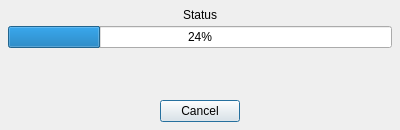
<?xml version="1.0" encoding="UTF-8"?>
<ui version="4.0">
 <class>Dialog</class>
 <widget class="QDialog" name="Dialog">
  <property name="geometry">
   <rect>
    <x>0</x>
    <y>0</y>
    <width>400</width>
    <height>130</height>
   </rect>
  </property>
  <property name="sizePolicy">
   <sizepolicy hsizetype="Preferred" vsizetype="Preferred">
    <horstretch>0</horstretch>
    <verstretch>0</verstretch>
   </sizepolicy>
  </property>
  <property name="minimumSize">
   <size>
    <width>400</width>
    <height>130</height>
   </size>
  </property>
  <property name="maximumSize">
   <size>
    <width>400</width>
    <height>130</height>
   </size>
  </property>
  <property name="windowTitle">
   <string>Dialog</string>
  </property>
  <property name="modal">
   <bool>true</bool>
  </property>
  <layout class="QVBoxLayout" name="verticalLayout">
   <property name="spacing">
    <number>4</number>
   </property>
   <property name="leftMargin">
    <number>8</number>
   </property>
   <property name="topMargin">
    <number>8</number>
   </property>
   <property name="rightMargin">
    <number>8</number>
   </property>
   <property name="bottomMargin">
    <number>8</number>
   </property>
   <item>
    <widget class="QLabel" name="labelStatus">
     <property name="sizePolicy">
      <sizepolicy hsizetype="Preferred" vsizetype="Maximum">
       <horstretch>0</horstretch>
       <verstretch>0</verstretch>
      </sizepolicy>
     </property>
     <property name="text">
      <string>Status</string>
     </property>
     <property name="alignment">
      <set>Qt::AlignCenter</set>
     </property>
     <property name="wordWrap">
      <bool>true</bool>
     </property>
    </widget>
   </item>
   <item>
    <widget class="QProgressBar" name="progressBar">
     <property name="value">
      <number>24</number>
     </property>
     <property name="invertedAppearance">
      <bool>false</bool>
     </property>
     <property name="textDirection">
      <enum>QProgressBar::TopToBottom</enum>
     </property>
    </widget>
   </item>
   <item>
    <spacer name="verticalSpacer">
     <property name="orientation">
      <enum>Qt::Vertical</enum>
     </property>
     <property name="sizeHint" stdset="0">
      <size>
       <width>20</width>
       <height>20</height>
      </size>
     </property>
    </spacer>
   </item>
   <item>
    <layout class="QHBoxLayout" name="horizontalLayout">
     <item>
      <spacer name="horizontalSpacer">
       <property name="orientation">
        <enum>Qt::Horizontal</enum>
       </property>
       <property name="sizeHint" stdset="0">
        <size>
         <width>40</width>
         <height>20</height>
        </size>
       </property>
      </spacer>
     </item>
     <item>
      <widget class="QPushButton" name="buttonCancel">
       <property name="sizePolicy">
        <sizepolicy hsizetype="Minimum" vsizetype="Maximum">
         <horstretch>0</horstretch>
         <verstretch>0</verstretch>
        </sizepolicy>
       </property>
       <property name="text">
        <string>Cancel</string>
       </property>
      </widget>
     </item>
     <item>
      <spacer name="horizontalSpacer_2">
       <property name="orientation">
        <enum>Qt::Horizontal</enum>
       </property>
       <property name="sizeHint" stdset="0">
        <size>
         <width>40</width>
         <height>20</height>
        </size>
       </property>
      </spacer>
     </item>
    </layout>
   </item>
  </layout>
 </widget>
 <resources/>
 <connections/>
</ui>
